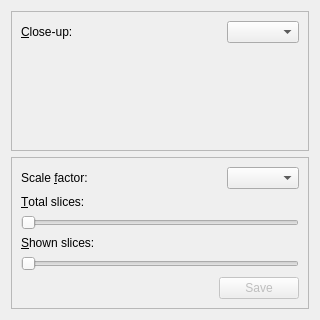
<?xml version="1.0" encoding="UTF-8"?>
<ui version="4.0">
 <author>GOU Lingfeng</author>
 <class>gapr::proofread::DisplayDialog</class>
 <widget class="QDialog" name="gapr::proofread::DisplayDialog">
  <property name="geometry">
   <rect>
    <x>0</x>
    <y>0</y>
    <width>320</width>
    <height>320</height>
   </rect>
  </property>
  <property name="windowTitle">
   <string>Display Settings</string>
  </property>
  <layout class="QVBoxLayout" name="verticalLayout">
   <item>
    <widget class="QFrame" name="frame_closeup">
     <property name="frameShape">
      <enum>QFrame::StyledPanel</enum>
     </property>
     <property name="frameShadow">
      <enum>QFrame::Raised</enum>
     </property>
     <layout class="QVBoxLayout" name="verticalLayout_3">
      <item>
       <layout class="QHBoxLayout" name="horizontalLayout_5">
        <item>
         <widget class="QLabel" name="label_7">
          <property name="text">
           <string>&amp;Close-up:</string>
          </property>
          <property name="buddy">
           <cstring>select_closeup</cstring>
          </property>
         </widget>
        </item>
        <item>
         <spacer name="horizontalSpacer_3">
          <property name="orientation">
           <enum>Qt::Horizontal</enum>
          </property>
          <property name="sizeHint" stdset="0">
           <size>
            <width>20</width>
            <height>20</height>
           </size>
          </property>
         </spacer>
        </item>
        <item>
         <widget class="QComboBox" name="select_closeup"/>
        </item>
       </layout>
      </item>
      <item>
       <widget class="gapr::range_widget" name="xfunc_closeup" native="true"/>
      </item>
     </layout>
    </widget>
   </item>
   <item>
    <widget class="QFrame" name="frame_quality">
     <property name="frameShape">
      <enum>QFrame::StyledPanel</enum>
     </property>
     <property name="frameShadow">
      <enum>QFrame::Raised</enum>
     </property>
     <layout class="QVBoxLayout" name="verticalLayout_4">
      <item>
       <layout class="QHBoxLayout" name="horizontalLayout_6">
        <item>
         <widget class="QLabel" name="label">
          <property name="text">
           <string>Scale &amp;factor:</string>
          </property>
          <property name="buddy">
           <cstring>select_scale</cstring>
          </property>
         </widget>
        </item>
        <item>
         <spacer name="horizontalSpacer_4">
          <property name="orientation">
           <enum>Qt::Horizontal</enum>
          </property>
          <property name="sizeHint" stdset="0">
           <size>
            <width>40</width>
            <height>20</height>
           </size>
          </property>
         </spacer>
        </item>
        <item>
         <widget class="QComboBox" name="select_scale"/>
        </item>
       </layout>
      </item>
      <item>
       <widget class="QLabel" name="label_3">
        <property name="text">
         <string>&amp;Total slices:</string>
        </property>
        <property name="buddy">
         <cstring>total_slices</cstring>
        </property>
       </widget>
      </item>
      <item>
       <widget class="QSlider" name="total_slices">
        <property name="minimumSize">
         <size>
          <width>96</width>
          <height>0</height>
         </size>
        </property>
        <property name="orientation">
         <enum>Qt::Horizontal</enum>
        </property>
       </widget>
      </item>
      <item>
       <widget class="QLabel" name="label_2">
        <property name="text">
         <string>&amp;Shown slices:</string>
        </property>
        <property name="buddy">
         <cstring>shown_slices</cstring>
        </property>
       </widget>
      </item>
      <item>
       <widget class="QSlider" name="shown_slices">
        <property name="minimumSize">
         <size>
          <width>96</width>
          <height>0</height>
         </size>
        </property>
        <property name="orientation">
         <enum>Qt::Horizontal</enum>
        </property>
       </widget>
      </item>
      <item>
       <widget class="QDialogButtonBox" name="button_box">
        <property name="enabled">
         <bool>false</bool>
        </property>
        <property name="orientation">
         <enum>Qt::Horizontal</enum>
        </property>
        <property name="standardButtons">
         <set>QDialogButtonBox::Save</set>
        </property>
       </widget>
      </item>
     </layout>
    </widget>
   </item>
  </layout>
 </widget>
 <customwidgets>
  <customwidget>
   <class>gapr::range_widget</class>
   <extends>QWidget</extends>
   <header location="global">QWidget</header>
  </customwidget>
 </customwidgets>
 <resources/>
 <connections/>
</ui>
